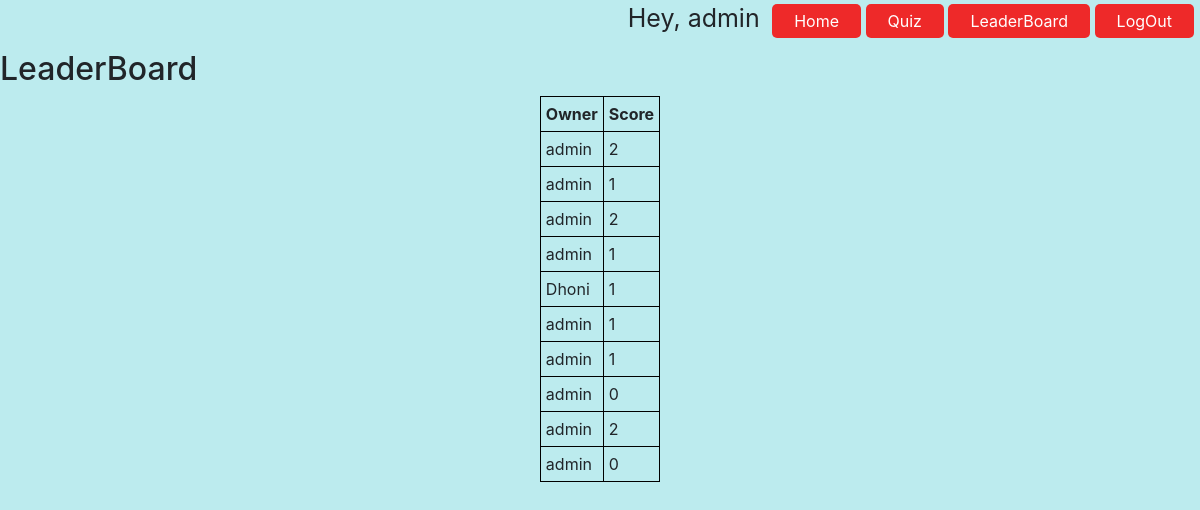
Page /basic_app/leader/ (signed in) on the committed database.
### basic_app/models.py (models this page shows)
class Scorrer(models.Model):
    owner = models.ForeignKey(User, related_name='books',default=None,on_delete=models.PROTECT)
    scored = models.CharField(max_length=200)

### basic_app/views.py (the view)
# urls.py: path('leader/',views.leader,name='leader')
def leader(request):
    global score
    scores = Scorrer.objects.all()
    args = {'scores':scores}
    return render(request,'quiz/leader.html',args)

### templates/quiz/leader.html (shortened to what this page needs)
{% extends 'base.html' %} {% block content %}
<H2>LeaderBoard</H2>
<table>
    <tr>
        <th>Owner</th>
        <th>Score</th>
    </tr>
    {% for score in scores %}
    <tr>
        <td>{{score.owner}}</td>
        <td>{{score.scored}}</td>
    </tr>
    {% endfor %}
</table>
{% endblock %}

### templates/base.html (shortened to what this page needs)
{% load static %}
<!DOCTYPE html>
<html lang="en">
<head>
    <link rel="stylesheet" href="https://stackpath.bootstrapcdn.com/bootstrap/4.4.1/css/bootstrap.min.css">
    <link href="{% static 'css/base.css' %}" rel="stylesheet">
    <link href="{% static 'css/quiz/quiz.css' %}" rel="stylesheet">
    <link href="{% static 'css/index.css' %}" rel="stylesheet">
</head>
<body>
    <div class="fix">
        <ul>
            {% if user.is_authenticated %}
            <span style="font-size:25px; margin-right:8px">Hey, {{user.username}}</span>
            {% endif %}
            <li><a href="{% url 'index' %}">Home</a></li>
            <li><a href="{% url 'quiz' %}">Quiz</a></li>
            <li><a href="{% url 'leader' %}">LeaderBoard</a></li>
            {% if user.is_authenticated %}
            <li><a href="{% url 'logout' %}">LogOut</a></li>
            {% else %}
            <li><a href="{% url 'login' %}">Login</a></li>
            <li><a href="{% url 'register' %}">Register</a></li>
            {% endif %}
        </ul>
    </div>
</body>
<div class="down">
    {% block content %} {% endblock %}
</div>
</html>

### basic_app/static/css/base.css (style rules this page uses)
ul { list-style-type: none; float: right; }
ul li { display: inline-block; }
ul li a { text-decoration: none; top: 20px; right: 20px; color: #fff; border: 2px solid transparent; padding: 5px 20px; border-radius: 5px; transition: 0.8s ease; background-color: rgb(238, 41, 41); }
.fix { margin: auto; width: 99%; height: 50px; }
th, td { border: 1px solid black; border-collapse: collapse; padding: 5px; }
table { border: 1px solid black; border-collapse: collapse; padding: 5px; margin:auto; }

### basic_app/static/css/index.css (style rules this page uses)
body { background-color: rgb(188, 235, 238); }

### rows in the picture
Scorrer: owner "admin", scored "2"
Scorrer: owner "admin", scored "1"
Scorrer: owner "admin", scored "2"
Scorrer: owner "admin", scored "1"
Scorrer: owner "Dhoni", scored "1"
Scorrer: owner "admin", scored "1"
Scorrer: owner "admin", scored "1"
Scorrer: owner "admin", scored "0"
Scorrer: owner "admin", scored "2"
Scorrer: owner "admin", scored "0"

### other values in the picture
{{ user.username }} "admin"
